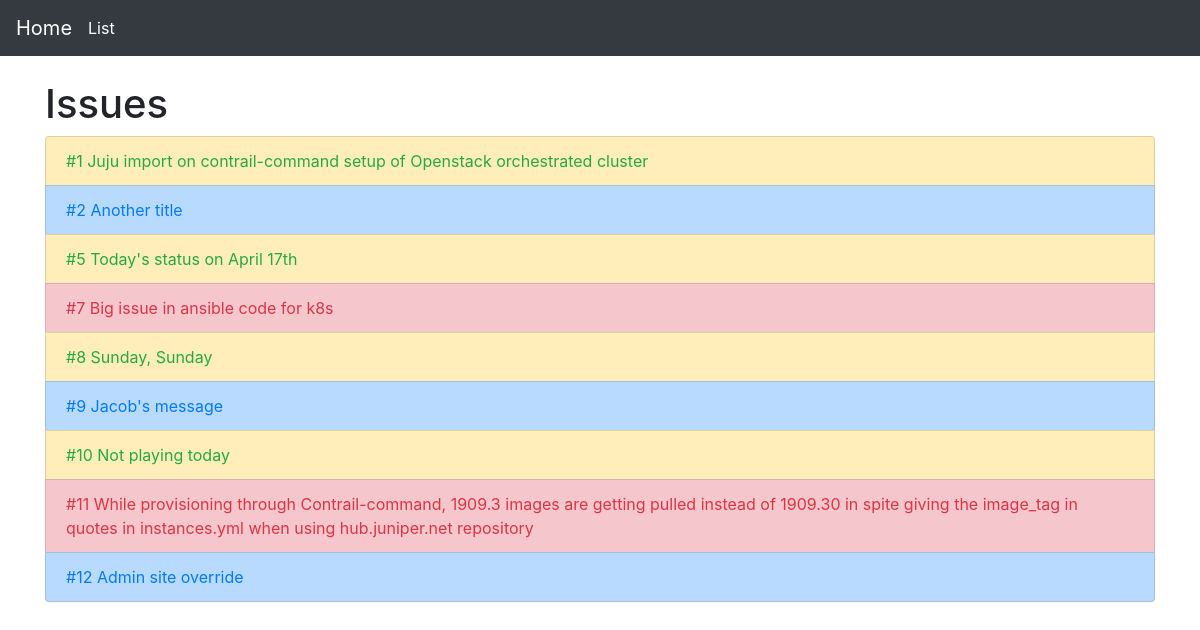
The app's page /issues/ with its own data.
### issues/models.py (models this page shows, shortened)
class Issue(models.Model):
    title = models.CharField(blank=False, max_length=250)
    issue_no = models.AutoField(primary_key=True)
    created_at = models.DateTimeField(auto_now=True)
    class TypeOfIssue(models.TextChoices):
        STORY = 'ST', _('Story')
        BUG = 'BU', _('Bug')
        TASK = 'TA', _('Task')
    class Status(models.TextChoices):
        OPEN = 'OP', _('Open')
        IN_PROGRESS = 'IN', _('In Progress')
        CLOSED = 'CL', _('Closed')
    type = models.CharField(
        max_length=2,
        choices=TypeOfIssue.choices,
        default=TypeOfIssue.BUG,
    )
    status = models.CharField(
        max_length=2,
        choices=Status.choices,
        default=Status.OPEN,
    )
    details = models.TextField(blank=False)

### issues/views.py (the view)
# urls.py: path('', views.IssueList.as_view(), name='list'),
class IssueList(generic.list.ListView):
    model = models.Issue
    def get_context_data(self, **kwargs):
        context = super().get_context_data(**kwargs)
        for issue in context['issue_list']:
            if issue.type == "ST":
                issue.className = "list-group-item-warning"
                issue.textColor = "text-success"
            elif issue.type == "BU":
                issue.className = "list-group-item-danger"
                issue.textColor = "text-danger"
            else:
                issue.className = "list-group-item-primary"
                issue.textColor = "text-primary"
        return context

### issues/templates/issues/issue_list.html
{% extends 'base.html' %}
{% block content %}
<h1>Issues</h1>
<ul class="list-group">
  {% for issue in issue_list %}
  <li class="list-group-item {{issue.className}}">
    <a href="{% url 'issues:detail' pk=issue.pk %}" class="{{issue.textColor}}">
      #{{issue.issue_no}}
      {{issue.title}}
    </a>
  </li>
  {% empty %}
  <li>No issues yet.</li>
  {% endfor %}
</ul>
{% endblock %}

### records on screen
Issue: issue_no "1", title "Juju import on contrail-command setup of Openstack orchestrated cluster"
Issue: issue_no "2", title "Another title"
Issue: issue_no "5", title "Today's status on April 17th"
Issue: issue_no "7", title "Big issue in ansible code for k8s"
Issue: issue_no "8", title "Sunday, Sunday"
Issue: issue_no "9", title "Jacob's message"
Issue: issue_no "10", title "Not playing today"
Issue: issue_no "11", title "While provisioning through Contrail-command, 1909.3 images are getting pulled instead of 1909.30 in spite giving the image_tag in quotes in instances.yml when using hub.juniper.net repository"
Issue: issue_no "12", title "Admin site override"
